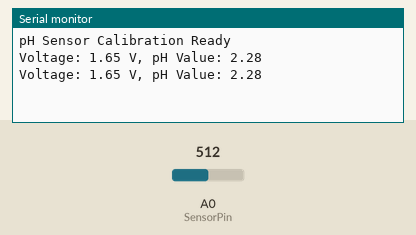
This sketch was run on a simulated Arduino Uno, built with avr-gcc and run on an emulated ATmega328P. Shown: the last lines printed to the serial monitor. Inputs (shaded band) come from the test bench; at power-on: A0 (SensorPin) = 512.

Above: at 1.8 s.
1.9 s: A0 (SensorPin) set to 716
At 2.7 s:
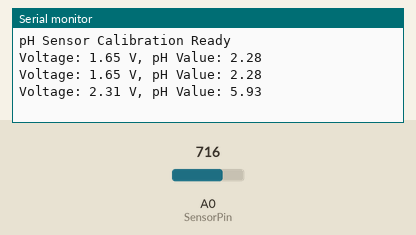
3.4 s: A0 (SensorPin) set to 900
At 4.3 s:
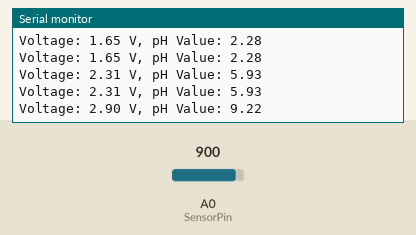
Timing chart, 0 to 6.4 s (numbered marks = the images above; inputs shaded):
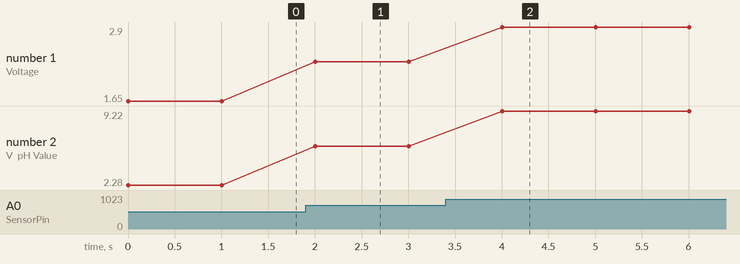

Measured:
- after the input at 1.9 s, the serial monitor: prints a new line after 0.10 s (image 1)
- after the input at 3.4 s, the serial monitor: prints a new line after 0.61 s (image 2)
- plotted number 1: 1.65 → 2.31 after the input at 1.9 s, 2.31 → 2.9 after the input at 3.4 s
- plotted number 2: 2.28 → 5.93 after the input at 1.9 s, 5.93 → 9.22 after the input at 3.4 s

The sketch:

esp8266_sensor.ino
```cpp
#define SensorPin A0          // Analog pin connected to pH sensor
float voltage;                // To store the sensor voltage
float pHValue;                // To store the calculated pH value

// Calibration parameters (adjust based on your calibration)
float pH7_voltage = 2.5;      // Voltage from the sensor at pH 7.0
float pH_slope = -0.18;       // Voltage change per pH unit (calculated during calibration)

void setup() {
  Serial.begin(115200);       // Start Serial Monitor at 115200 baud rate
  Serial.println("pH Sensor Calibration Ready");
}

void loop() {
  int sensorValue = analogRead(SensorPin);  // Read raw analog value
  voltage = (float)sensorValue * 3.3 / 1024;  // Convert to voltage (ESP8266 ADC range is 0-3.3V)

  // Calculate pH based on calibration parameters
  pHValue = (pH7_voltage - voltage) / pH_slope + 7.0;

  Serial.print("Voltage: ");
  Serial.print(voltage, 2);
  Serial.print(" V, pH Value: ");
  Serial.println(pHValue, 2);  // Display pH with 2 decimal places

  delay(1000);  // Delay for 1 second before next reading
}
```
